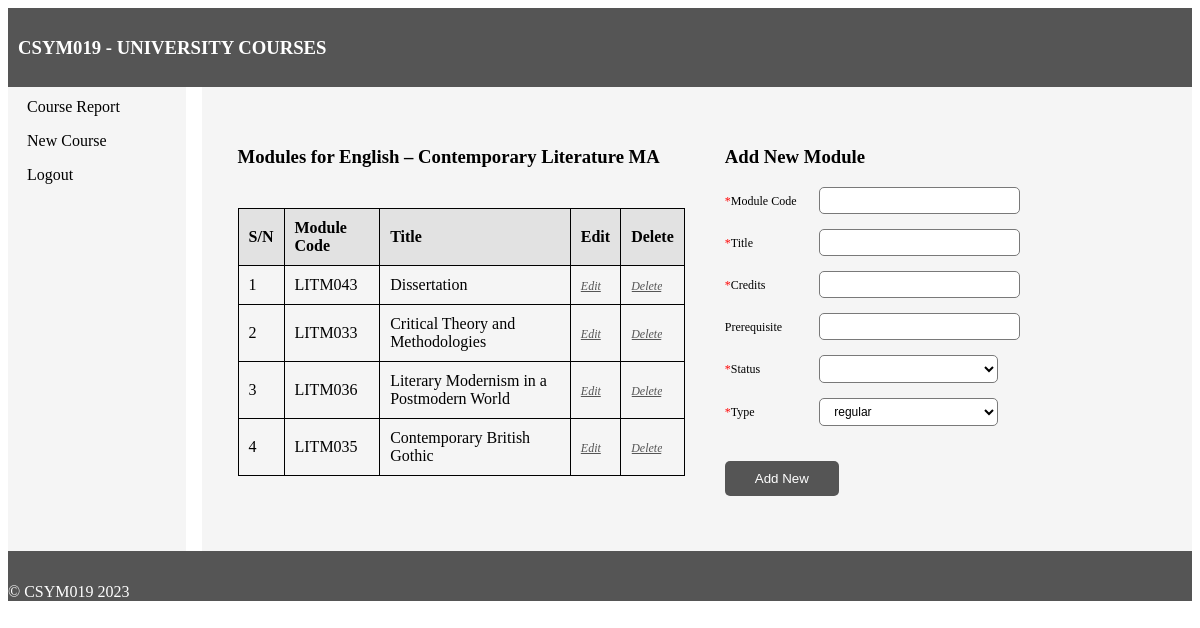
/modules.php?id=62 (signed in), run on the app's committed database.
### tables this page shows
CREATE TABLE `courses` (
  `id` int NOT NULL AUTO_INCREMENT,
  `updated_at` timestamp NOT NULL DEFAULT CURRENT_TIMESTAMP,
  `created_at` timestamp NOT NULL DEFAULT CURRENT_TIMESTAMP,
  `level` varchar(255) NOT NULL,
  `ucas_regular` varchar(4) DEFAULT NULL,
  `ucas_foundation` varchar(4) DEFAULT NULL,
  `duration_fulltime` int NOT NULL,
  `duration_parttime` varchar(10) DEFAULT NULL,
  `duration_foundation` int DEFAULT NULL,
  `duration_placement` tinyint(1) DEFAULT NULL,
  `start_dates` json NOT NULL,
  `location` varchar(255) DEFAULT NULL,
  `icon_url` varchar(255) DEFAULT NULL,
  `course_name` varchar(255) NOT NULL,
  `subject` varchar(255) NOT NULL,
  `link_url` varchar(255) DEFAULT NULL,
  `summary` text,
  `highlights` json DEFAULT NULL,
  `req_summary` json DEFAULT NULL,
  `req_foundation` json DEFAULT NULL,
  `english_req` text,
  `fees_year` varchar(20) NOT NULL,
  `fees_uk_fulltime` int NOT NULL,
  `fees_uk_parttime` int DEFAULT NULL,
  `fees_uk_foundation` int DEFAULT NULL,
  `fees_intl_fulltime` int NOT NULL,
  `fees_intl_parttime` int DEFAULT NULL,
  `fees_intl_foundation` int DEFAULT NULL,
  `fees_withplacement` int DEFAULT NULL,
  `fees_extras` json DEFAULT NULL,
  `faqs` json DEFAULT NULL,
  `related_courses` json DEFAULT NULL,
  PRIMARY KEY (`id`)
);

CREATE TABLE `modules` (
  `module_code` varchar(10) NOT NULL,
  `stage` varchar(10) DEFAULT NULL,
  `title` varchar(255) NOT NULL,
  `credits` int NOT NULL,
  `status` varchar(255) NOT NULL,
  `type` varchar(255) DEFAULT NULL,
  `prereq` varchar(10) DEFAULT NULL,
  `course_id` int NOT NULL,
  KEY `course_id` (`course_id`),
  CONSTRAINT `modules_ibfk_2` FOREIGN KEY (`course_id`) REFERENCES `courses` (`id`) ON DELETE CASCADE ON UPDATE RESTRICT
);

### src/modules.php (the view, shortened to what this page needs)
<?php
if ($_SESSION["authenticated"] !== true) {
    header("Location: index.php");
    exit();
} else {
    require_once('config_db.php');
    if (!isset($_GET['id'])) {
        header("Location: courselist.php");
        exit();
    } else {
        $course_id = $_GET['id'];
        $stmt = $pdo->prepare('SELECT * FROM courses WHERE id = :id');
        $values = [
            'id' => $course_id
        ];
        $stmt->execute($values);
        $currentCourse = $stmt->fetch(PDO::FETCH_ASSOC);
        $selectedStatus = '';
        $selectedType = '';
        $isEdit = false;
        $statusOptions = ['Compulsory', 'Designated'];
        $typeOptions = ['regular', 'dissertation', 'placement'];
        if ($currentCourse) {
            $stmt = $pdo->prepare('SELECT * FROM modules WHERE course_id = :id');
            $values = [
                'id' => $course_id
            ];
            $stmt->execute($values);
            $results = $stmt->fetchAll(PDO::FETCH_ASSOC);
            if (isset($_GET['edit'])) {
                $isEdit = true;
                $selectedModuleCode = $_GET['edit'];
                $stmt = $pdo->prepare('SELECT * FROM modules WHERE module_code = :code');
                $stmt->bindParam(':code', $selectedModuleCode);
                $stmt->execute();
                $currentModule = $stmt->fetch(PDO::FETCH_ASSOC);
                if ($currentModule) {
                    $selectedType = $currentModule['type'];
                    $selectedStage = $currentModule['stage'];
                    $selectedStatus = $currentModule['status'];
                    prepopulateModuleFields($currentModule);
                } else {
                    header("Location: modules.php?id=" . $course_id);
                    exit();
                }
            } else {
                $selectedType = $typeOptions[0];
            }
        } else {
            header("Location: courselist.php");
            exit();
        }
    }
}
?>
<!DOCTYPE html>
<html>
<head>
    <link rel="stylesheet" href="./layout.css">
</head>
<body>
    <main>
        <div class="section-group">
            <div class="cols">
                <h3>
                    Modules for
                    <?php echo $currentCourse['course_name'] ?>
                </h3>
                <?php if ($results): ?>
                    <table id="courses">
                        <thead>
                            <tr>
                                <th>S/N</th>
                                <th>Module Code</th>
                                <th>Title</th>
                                <th>Edit</th>
                                <th>Delete</th>
                            </tr>
                        </thead>
                        <tbody id='table-contents'>
                            <?php foreach ($results as $index => $row) {
                                echo '
                                    <tr>
                                        <td>' . ($index + 1) . '</td>
                                        <td>' . $row['module_code'] . '</td>
                                        <td>' . $row['title'] . '</td>
                                        <form action="" method="POST">
                                        <td>
                                        <a class="linkaction" href="modules.php?id=' . $course_id . '&edit=' . $row['module_code'] . '">Edit</a>
                                        </td>
                                        <td>
                                        <input class="linkaction" type="hidden" name="moduleToDelete" value="' . $row['module_code'] . '">
                                        <input class="linkaction" type="submit" name="delete" value="Delete" />
                                        </td>
                                        </form>
                                    </tr>
                                ';
                            }
                            ?>
                        </tbody>
                    </table>
                <?php else: ?>
                    <p class='error'> No rows available</p>
                <?php endif; ?>
            </div>
            <div class="cols">
                <h3>
                    <?php echo $isEdit === true ? 'Update Module' : 'Add New Module'; ?>
                </h3>
                <form id="moduleform" action="" method="POST">
                    <div class="form-input-wrapper">
                        <label for="code"><span class="required">*</span>Module Code</label>
                        <input type="text" name="code"
                            value="<?php echo isset($_POST['code']) ? $_POST['code'] : ''; ?>" />
                    </div>
                    <div class="form-input-wrapper">
                        <label for="title"><span class="required">*</span>Title</label>
                        <input type="text" name="title"
                            value="<?php echo isset($_POST['title']) ? $_POST['title'] : ''; ?>" />
                    </div>
                    <div class="form-input-wrapper">
                        <label for="credits"><span class="required">*</span>Credits</label>
                        <input type="number" name="credits" min="0"
                            value="<?php echo isset($_POST['credits']) ? $_POST['credits'] : ''; ?>" />
                    </div>
                    <div class="form-input-wrapper">
                        <label for="prereq">Prerequisite</label>
                        <input type="text" name="prereq"
                            value="<?php echo isset($_POST['prereq']) ? $_POST['prereq'] : ''; ?>" />
                    </div>
                    <div class="form-input-wrapper">
                        <label for="status"><span class="required">*</span>Status</label>
                        <select name="status">
                            <option></option>
                            <?php
                            foreach ($statusOptions as $status) {
                                $isSelected = ($status === $selectedStatus) ? "selected" : "";
                                echo "<option value='$status' $isSelected>$status</option>";
                            }
                            ?>
                        </select>
                    </div>
                    <?php if ($currentCourse['level'] === "Postgraduate"): ?>
                        <div class="form-input-wrapper">
                            <label for="type"><span class="required">*</span>Type</label>
                            <select name="type">
                                <?php
                                foreach ($typeOptions as $type) {
                                    $isSelected = ($type === $selectedType) ? "selected" : "";
                                    echo "<option value='$type' $isSelected>$type</option>";
                                }
                                ?>
                            </select>
                        </div>
                    <?php endif; ?>
                    <div class="form-input-wrapper">
                        <button type="submit" name="submit">
                            <?php echo $isEdit === true ? 'Update' : 'Add New'; ?>
                        </button>
                    </div>
                </form>
            </div>
        </div>
    </main>
    <footer>&copy; CSYM019 2023</footer>
</body>
</html>

### src/layout.css (style rules this page uses)
body { display: grid; grid-template-columns: 15% 85%; grid-template-rows: auto; grid-template-areas: "header header" "nav main" "footer footer"; }
header { background-color: #555; color: white; padding: 10px; grid-area: header; }
nav { background-color: whitesmoke; color: black; grid-area: nav; }
nav>ul { list-style-type: none; margin: 0; padding: 0; border-right: 2%; border-color: whitesmoke; border-style: solid; background-color: whitesmoke; }
nav>ul li a { display: block; color: #000; padding: 8px 16px; text-decoration: none; }
main { background-color: whitesmoke; color: black; margin-left: 1em; padding-left: 1em; grid-area: main; }
footer { padding-top: 2em; background-color: #555; color: white; grid-area: footer; }
button, input[type="submit"] { width: auto; padding: 10px 30px; margin-top: 20px; background-color: #555; color: #fff; border: none; border-radius: 5px; cursor: pointer; }
table { border-collapse: collapse; border-spacing: 0; width: 100%; margin: 20px auto; }
#courses { margin-top: 40px; }
thead { background-color: rgb(226, 226, 226); }
tbody { background-color: transparent; }
th, td { padding: 10px; text-align: left; border: 1px solid black; }
th:first-child { width: 20px; }
.linkaction { font-style: italic; color: #555; }
select { background-color: #ffffff; border: 1px solid rgb(121, 121, 121); border-radius: 5px; padding: 5px 10px; cursor: pointer; font-size: 12px; }
.form-input-wrapper { display: flex; align-items: baseline; margin-bottom: 15px; }
.form-input-wrapper label { font-size: 12px; margin-right: 5px; width: 10%; }
.form-input-wrapper input, .form-input-wrapper textarea { background-color: #ffffff; border: 1px solid rgb(121, 121, 121); border-radius: 5px; padding: 5px 10px; }
.form-input-wrapper select, .form-input-wrapper input { width: 20%; }
.required { color: red; }
.section-group { display: flex; justify-content: space-between; margin: 40px 20px; }
.cols { flex-basis: 50%; }
.section-group .cols:first-child { margin-right: 40px; }
#moduleform { display: flex; flex-direction: column; align-items: flex-start; }
#moduleform .form-input-wrapper { width: 100%; display: flex; align-items: baseline; }
#moduleform label { flex-basis: 20%; }
#moduleform input, #moduleform select { flex-basis: 40%; }
.section-group input[type="submit"] { cursor: pointer; text-decoration: underline; background-color: transparent; color: #555; padding: 0; margin: 0; font-family: serif; }
.section-group .linkaction { font-size: 12px; }

### data on the page
courses: course_name "English – Contemporary Literature MA"
modules: module_code "LITM043", title "Dissertation"
modules: module_code "LITM033", title "Critical Theory and Methodologies"
modules: module_code "LITM036", title "Literary Modernism in a Postmodern World"
modules: module_code "LITM035", title "Contemporary British Gothic"

### other printed values
form field type "regular"
